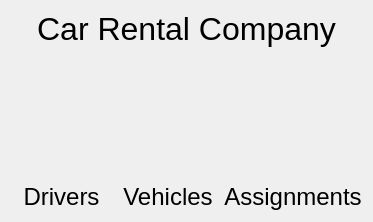
<?xml version="1.0" encoding="UTF-8"?>
<ui version="4.0">
 <class>MainWindow</class>
 <widget class="QMainWindow" name="MainWindow">
  <property name="geometry">
   <rect>
    <x>0</x>
    <y>0</y>
    <width>373</width>
    <height>222</height>
   </rect>
  </property>
  <property name="windowTitle">
   <string>MainWindow</string>
  </property>
  <widget class="QWidget" name="centralWidget">
   <layout class="QVBoxLayout" name="verticalLayout_5">
    <item>
     <layout class="QVBoxLayout" name="verticalLayout_4">
      <item>
       <widget class="QLabel" name="label">
        <property name="sizePolicy">
         <sizepolicy hsizetype="MinimumExpanding" vsizetype="Fixed">
          <horstretch>0</horstretch>
          <verstretch>0</verstretch>
         </sizepolicy>
        </property>
        <property name="minimumSize">
         <size>
          <width>0</width>
          <height>0</height>
         </size>
        </property>
        <property name="font">
         <font>
          <pointsize>24</pointsize>
         </font>
        </property>
        <property name="text">
         <string>Car Rental Company</string>
        </property>
        <property name="alignment">
         <set>Qt::AlignCenter</set>
        </property>
       </widget>
      </item>
      <item>
       <spacer name="verticalSpacer">
        <property name="orientation">
         <enum>Qt::Vertical</enum>
        </property>
        <property name="sizeType">
         <enum>QSizePolicy::Fixed</enum>
        </property>
        <property name="sizeHint" stdset="0">
         <size>
          <width>20</width>
          <height>20</height>
         </size>
        </property>
       </spacer>
      </item>
      <item>
       <layout class="QHBoxLayout" name="horizontalLayout">
        <item>
         <layout class="QVBoxLayout" name="verticalLayout">
          <item>
           <widget class="QPushButton" name="btnDriver">
            <property name="sizePolicy">
             <sizepolicy hsizetype="MinimumExpanding" vsizetype="MinimumExpanding">
              <horstretch>0</horstretch>
              <verstretch>0</verstretch>
             </sizepolicy>
            </property>
            <property name="autoFillBackground">
             <bool>false</bool>
            </property>
            <property name="text">
             <string/>
            </property>
            <property name="flat">
             <bool>true</bool>
            </property>
           </widget>
          </item>
          <item>
           <widget class="QLabel" name="label_2">
            <property name="font">
             <font>
              <pointsize>18</pointsize>
             </font>
            </property>
            <property name="text">
             <string>Drivers</string>
            </property>
            <property name="alignment">
             <set>Qt::AlignCenter</set>
            </property>
           </widget>
          </item>
         </layout>
        </item>
        <item>
         <layout class="QVBoxLayout" name="verticalLayout_3">
          <item>
           <widget class="QPushButton" name="btnVehicle">
            <property name="sizePolicy">
             <sizepolicy hsizetype="MinimumExpanding" vsizetype="MinimumExpanding">
              <horstretch>0</horstretch>
              <verstretch>0</verstretch>
             </sizepolicy>
            </property>
            <property name="text">
             <string/>
            </property>
            <property name="flat">
             <bool>true</bool>
            </property>
           </widget>
          </item>
          <item>
           <widget class="QLabel" name="label_3">
            <property name="font">
             <font>
              <pointsize>18</pointsize>
             </font>
            </property>
            <property name="text">
             <string>Vehicles</string>
            </property>
            <property name="alignment">
             <set>Qt::AlignCenter</set>
            </property>
           </widget>
          </item>
         </layout>
        </item>
        <item>
         <layout class="QVBoxLayout" name="verticalLayout_2">
          <item>
           <widget class="QPushButton" name="btnAssignment">
            <property name="sizePolicy">
             <sizepolicy hsizetype="MinimumExpanding" vsizetype="MinimumExpanding">
              <horstretch>0</horstretch>
              <verstretch>0</verstretch>
             </sizepolicy>
            </property>
            <property name="text">
             <string/>
            </property>
            <property name="flat">
             <bool>true</bool>
            </property>
           </widget>
          </item>
          <item>
           <widget class="QLabel" name="label_4">
            <property name="font">
             <font>
              <pointsize>18</pointsize>
             </font>
            </property>
            <property name="text">
             <string>Assignments</string>
            </property>
            <property name="alignment">
             <set>Qt::AlignCenter</set>
            </property>
           </widget>
          </item>
         </layout>
        </item>
       </layout>
      </item>
     </layout>
    </item>
   </layout>
  </widget>
  <action name="actionasdfds">
   <property name="text">
    <string>asdfds</string>
   </property>
  </action>
 </widget>
 <layoutdefault spacing="6" margin="11"/>
 <resources/>
 <connections/>
</ui>
